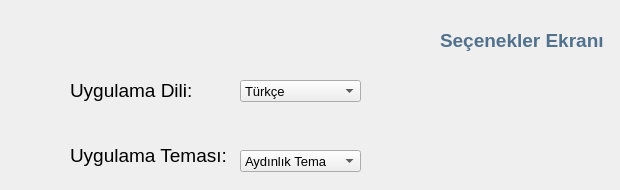
    <widget class="QWidget" name="page_secenekler">
     <widget class="QLabel" name="label_4">
      <property name="geometry">
       <rect>
        <x>440</x>
        <y>10</y>
        <width>171</width>
        <height>61</height>
       </rect>
      </property>
      <property name="font">
       <font>
        <pointsize>14</pointsize>
        <weight>75</weight>
        <bold>true</bold>
       </font>
      </property>
      <property name="styleSheet">
       <string notr="true">color: rgb(81, 113, 140);</string>
      </property>
      <property name="text">
       <string>Seçenekler Ekranı</string>
      </property>
     </widget>
     <widget class="QLabel" name="label_16">
      <property name="geometry">
       <rect>
        <x>70</x>
        <y>70</y>
        <width>121</width>
        <height>41</height>
       </rect>
      </property>
      <property name="font">
       <font>
        <pointsize>14</pointsize>
        <weight>50</weight>
        <bold>false</bold>
       </font>
      </property>
      <property name="text">
       <string>Uygulama Dili:</string>
      </property>
     </widget>
     <widget class="QComboBox" name="comboBox">
      <property name="geometry">
       <rect>
        <x>240</x>
        <y>80</y>
        <width>121</width>
        <height>22</height>
       </rect>
      </property>
      <property name="font">
       <font>
        <pointsize>10</pointsize>
       </font>
      </property>
      <item>
       <property name="text">
        <string>Türkçe</string>
       </property>
      </item>
      <item>
       <property name="text">
        <string>İngilizce</string>
       </property>
      </item>
     </widget>
     <widget class="QLabel" name="label_17">
      <property name="geometry">
       <rect>
        <x>70</x>
        <y>140</y>
        <width>161</width>
        <height>31</height>
       </rect>
      </property>
      <property name="font">
       <font>
        <pointsize>14</pointsize>
       </font>
      </property>
      <property name="text">
       <string>Uygulama Teması:</string>
      </property>
     </widget>
     <widget class="QComboBox" name="comboBox_2">
      <property name="geometry">
       <rect>
        <x>240</x>
        <y>150</y>
        <width>121</width>
        <height>22</height>
       </rect>
      </property>
      <property name="font">
       <font>
        <pointsize>10</pointsize>
       </font>
      </property>
      <item>
       <property name="text">
        <string>Aydınlık Tema</string>
       </property>
      </item>
      <item>
       <property name="text">
        <string>Karanlık Tema</string>
       </property>
      </item>
     </widget>
     <widget class="QLabel" name="label_18">
      <property name="geometry">
       <rect>
        <x>10</x>
        <y>70</y>
        <width>41</width>
        <height>51</height>
       </rect>
      </property>
      <property name="font">
       <font>
        <pointsize>14</pointsize>
        <weight>50</weight>
        <bold>false</bold>
       </font>
      </property>
      <property name="styleSheet">
       <string notr="true">image: url(:/icons/icons/icons8-google-translate-52.png);</string>
      </property>
      <property name="text">
       <string/>
      </property>
     </widget>
     <widget class="QLabel" name="label_19">
      <property name="geometry">
       <rect>
        <x>10</x>
        <y>130</y>
        <width>41</width>
        <height>51</height>
       </rect>
      </property>
      <property name="styleSheet">
       <string notr="true">image: url(:/icons/icons/icons8-change-theme-48.png);</string>
      </property>
      <property name="text">
       <string/>
      </property>
     </widget>
    </widget>
